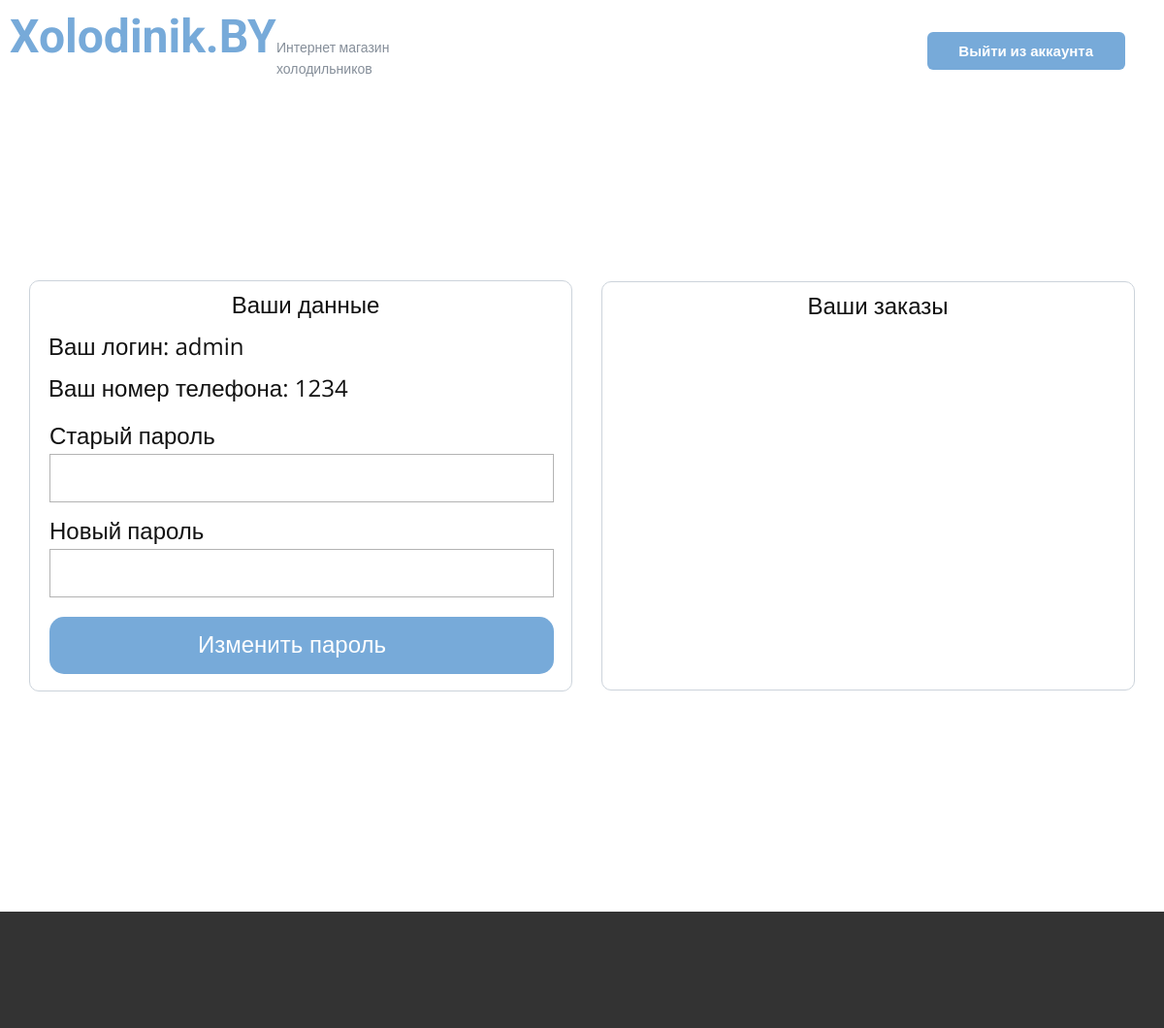
/cub (signed in), run on an earlier commit of the app's database.
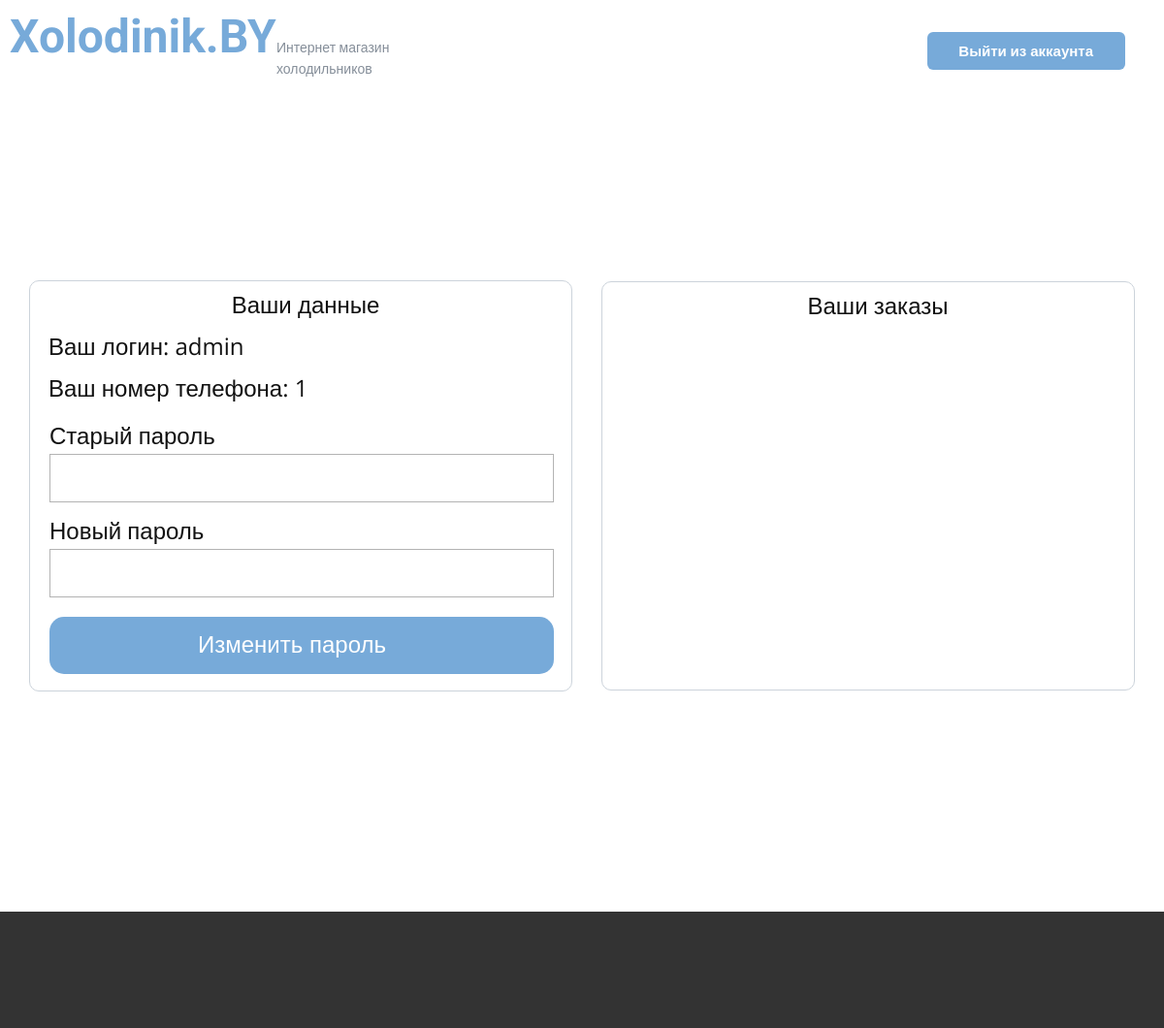
And on a later commit of the database.
### app.py (models this page shows)
class User(db.Model, UserMixin):
    id = db.Column(db.Integer, primary_key=True)
    login = db.Column(db.String(20), unique=True, nullable=False)
    phone_number = db.Column(db.String(13), unique=True, nullable=False)
    password = db.Column(db.String(100), nullable=False)
    role = db.Column(db.String(20))
    orders = db.relationship('Order', back_populates='user')
    reviews = db.relationship('Review', back_populates='user')

### app.py (the view, shortened to what this page needs)
@app.route("/cub", methods=["POST", "GET"])
@login_required
def cub():
    if current_user.orders:
        return render_template("cub.html", orders=current_user.orders)
    return render_template("cub.html")

### app.py (called while the page is built)
@login_manager.user_loader
def load_user(user_id):
    return User.query.get(int(user_id))

### templates/cub.html (shortened to what this page needs)
<!DOCTYPE html>
<html lang="ru">
<head>
    <link rel="stylesheet" href="{{ url_for('static', filename='un.css') }}" media="screen">
    <link rel="stylesheet" href="{{ url_for('static', filename='panel.css') }}" media="screen">
    <link rel="stylesheet" href="{{ url_for('static', filename='cub.css') }}" media="screen">
</head>
<body>
  <header>
      <div class="head">
        <a class="logo" href="/">Xolodinik.BY</a>
        <p class="logo-text">Интернет магазин<br>холодильников</p>
        <a href="/logout" class="btn btn-2" style="margin-right: 30px !important;">Выйти из аккаунта</a>
      </div>
  </header>
  <section style="display: grid; place-items: center; min-height: 850px;">
      <div>
        <div class="border-1">
          <div class="user-data">
              <p class="text-1" style="text-align: center; width: 530px;">Ваши данные</p>
            <p class="text-1">Ваш логин: {{ current_user.login }}</p>
              <p class="text-1">Ваш номер телефона: {{ current_user.phone_number }}</p>
              <form class="form-1" name="form" method="post" style="margin-top: 10px; padding: 0;">
                        <div class="container-input">
                            <label for="old_password">Старый пароль</label>
                            <input type="password" id="old_password" name="old_password" class="input" required autocomplete="off">
                        </div>
                        <div class="container-input">
                            <label for="new_password">Новый пароль</label>
                            <input type="password" id="new_password" name="new_password" class="input" required autocomplete="off">
                        </div>
                        <button type="submit" name="user_id" value="{{ current_user.id }}">Изменить пароль</button>
                    </form>
          </div>
        </div>
        <div class="orders-cont border-1">
          <div class="order-cont-1">
              <p class="text-1" style="text-align: center; width: 530px;">Ваши заказы</p>
          </div>
        </div>
          </div>
    </section>
<footer></footer>
</body>
</html>

### static/un.css (style rules this page uses)
header .head { box-sizing: border-box; position: relative; margin: 0 auto; min-height: 90px; border-width: 1px; border-color: #858e99; }
header .btn-2 { color: #ffffff !important; border-color: transparent !important; margin: -50px 199px 0 auto !important; padding: 9px 33px 9px 32px !important; border-width: 0 !important; background-color: #77aad9 !important; }
section { box-sizing: border-box; display: block; position: relative; background-image: none; }
header { margin: 0 10px; min-height: 90px; box-sizing: border-box; position: relative; unicode-bidi: isolate; border-width: 1px !important; border-color: #858e99; }
footer { min-height: 120px; display: block; position: relative; text-align: center; color: #ffffff; background-color: #333333; background-image: none; }
html { text-decoration: none; -webkit-locale: "ru"; box-sizing: border-box; font-family: sans-serif; -webkit-text-size-adjust: 100%; height: 100%; overflow-y: auto; overflow-x: hidden; font-size: 16px; }
header .logo { padding: 0; display: table; align-self: flex-start; word-wrap: break-word; position: relative; color: #77aad9 !important; line-height: 1.6; font-family: Roboto, sans-serif !important; font-size: 3rem; font-weight: 700; height: 48px; pointer-events: initial; }
header .logo-text { display: table; align-self: flex-start; width: fit-content; word-wrap: break-word; position: relative; color: #858e99 !important; font-family: Roboto, sans-serif !important; font-weight: 400; font-size: 0.875rem; margin: -39px auto 0 275px; }
a { text-decoration: none; }
.btn { box-sizing: border-box; display: table; cursor: pointer; white-space: nowrap; text-align: center; align-self: flex-start; transition-property: background-color, color, border-color; border-radius: 6px 6px 6px 6px; line-height: 1.4; border-color: #77aad9; font-weight: 700; font-size: 0.9375rem; border-style: solid; margin: 29px auto 0 25px; padding: 8px 33px; border-width: 1px; background-color: #ffffff; color: #77aad9; }

### static/panel.css (style rules this page uses)
body { text-size-adjust: 100%; box-sizing: border-box; margin: 0px; height: auto; min-height: 100%; overflow-x: clip; position: relative; font-size: 1rem; line-height: 1.6; font-family: "Open Sans", sans-serif; color: rgb(17, 17, 17); background-color: rgb(255, 255, 255); }
.form-1 { text-align: left; display: flex; flex-wrap: wrap; align-items: flex-end; row-gap: 10px; padding: 10px; box-sizing: border-box; position: relative; font-size: 1.5rem; height: auto !important; width: 520px; margin: -14px 10px 0; }
button { margin-top: 10px; font-size: 1.5rem; box-sizing: border-box; cursor: pointer; vertical-align: middle; padding: 10px 30px; align-self: flex-start; display: inline-block; text-align: center; border-style: solid; border-radius: 15px; line-height: 1.6; width: 100%; border-color: transparent !important; border-width: 0 !important; color: #ffffff !important; background-color: #77aad9 !important; padding-left: 10px; }
.input { font-size: 1.5rem; box-sizing: border-box; display: block; width: 100%; padding: 10px 12px; border-style: solid; border-width: 1px; border-color: #b3b3b3; }
.container-input { line-height: 1.6; box-sizing: border-box; text-align: start; width: 100%; }

### static/cub.css (style rules this page uses)
.border-1 { border-radius: 10px; box-sizing: border-box; display: flex; position: relative; border-style: solid; border-width: 1px; border-color: #ccd3db; text-align: left; width: 560px; min-height: 424px; height: auto; margin: 30px 30px 0 0; box-sizing: border-box; flex: 1; max-width: 100%; transition-duration: inherit; padding: 0 10px 0 10px; }
.user-data { font-size: 1rem; text-align: left; box-sizing: border-box; position: relative; flex: 1; max-width: 100%; transition-duration: inherit; padding: 0; }
.text-1 { box-sizing: border-box; display: table; align-self: flex-start; width: fit-content; word-wrap: break-word; position: relative; line-height: 1.6; font-size: 1.5rem; margin: 5px auto 0 9px; }
.orders-cont { display: flex; position: relative; text-align: left; width: 550px; min-height: 422px; height: auto; margin: -423px auto 60px 590px; }
.order-cont-1 { position: relative; flex: 1; max-width: 100%; transition-duration: inherit; }

What changed in the data, as far as the page shows it:
changed User "admin": phone_number "1234" → "1"
